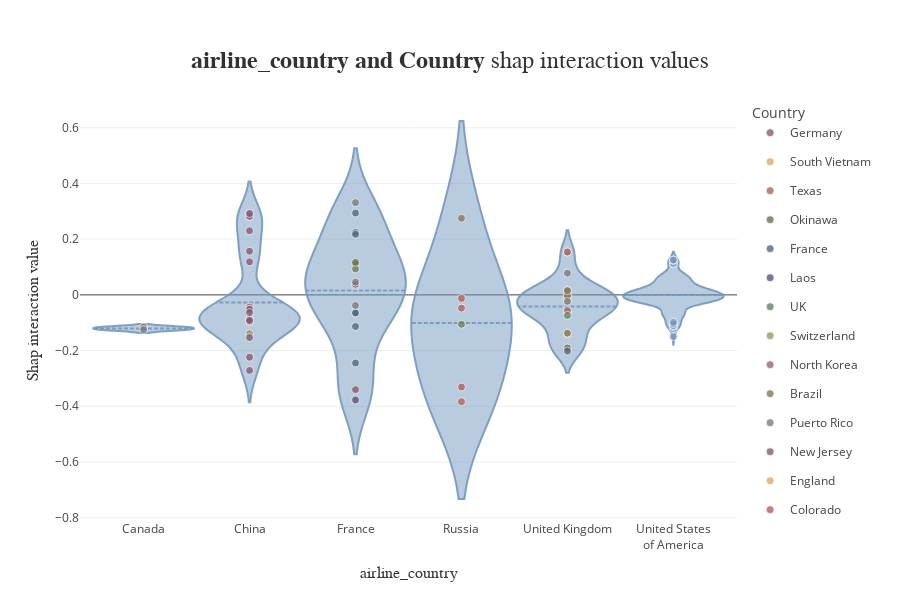

Source (notebook cell):
### Code cell
xpl_lgb.plot.interactions_plot('airline_country', 'Country')
